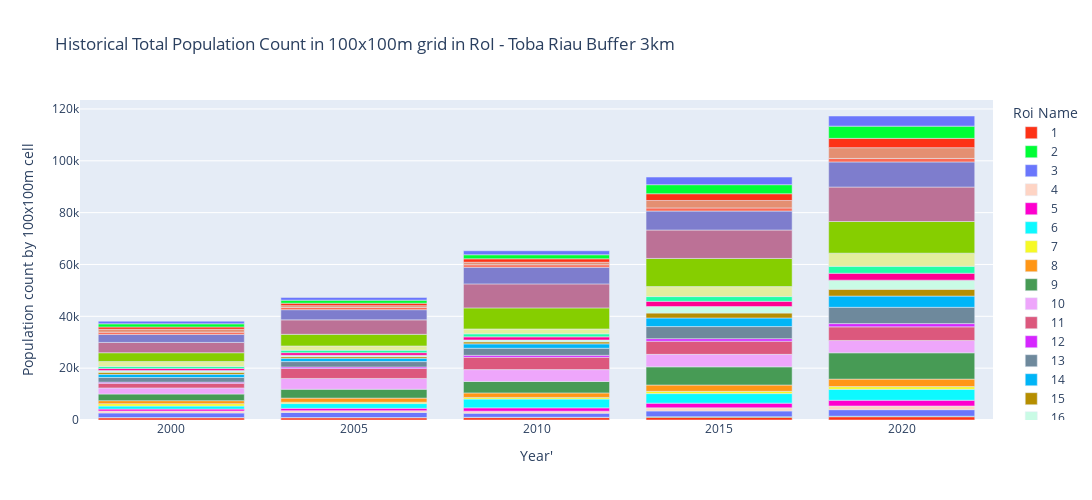

Notebook code for this chart:
### Code cell
# Subset by by buffer 3km
historical_popCount_buf3km_df = historical_popCount_df[historical_popCount_df['Region'] == 'Buffer 3Km']

# Bar Chart
fig_hist_pop00_20_buf3km = px.bar(historical_popCount_buf3km_df,
                                  x = historical_popCount_buf3km_df['Year'],
                                  y = historical_popCount_buf3km_df['sum'],
                                  color = roi_column_name,
                                  color_discrete_sequence=px.colors.qualitative.Light24,
                                  width=1400, height=500, 
                                  labels = {'Year': "Year'", "sum": "Population count by 100x100m cell"},
                                  title = "Historical Total Population Count in 100x100m grid in RoI - " + projectname + " Buffer 3km")

fig_hist_pop00_20_buf3km.update_layout(legend_title_text ='Roi Name')

### Figure 1 — Plotly figure (JSON) as saved in the notebook; plotly's stock layout.template omitted (floating-point values rounded to 4 significant figures)
{"data": [{"alignmentgroup": "True", "hovertemplate": "OBJECTID=1<br>Year'=%{x}<br>Population count by 100x100m cell=%{y}<extra></extra>", "legendgroup": "1", "marker": {"color": "#FD3216", "pattern": {"shape": ""}}, "name": "1", "offsetgroup": "1", "orientation": "v", "showlegend": true, "textposition": "auto", "type": "bar", "x": [2000, 2005, 2010, 2015, 2020], "xaxis": "x", "y": [851.8, 856.1, 928.3, 1107.0, 1256.0], "yaxis": "y"}, {"alignmentgroup": "True", "hovertemplate": "OBJECTID=2<br>Year'=%{x}<br>Population count by 100x100m cell=%{y}<extra></extra>", "legendgroup": "2", "marker": {"color": "#00FE35", "pattern": {"shape": ""}}, "name": "2", "offsetgroup": "2", "orientation": "v", "showlegend": true, "textposition": "auto", "type": "bar", "x": [2000, 2005, 2010, 2015, 2020], "xaxis": "x", "y": [113.7, 96.55, 116.5, 168.5, 198.7], "yaxis": "y"}, {"alignmentgroup": "True", "hovertemplate": "OBJECTID=3<br>Year'=%{x}<br>Population count by 100x100m cell=%{y}<extra></extra>", "legendgroup": "3", "marker": {"color": "#6A76FC", "pattern": {"shape": ""}}, "name": "3", "offsetgroup": "3", "orientation": "v", "showlegend": true, "textposition": "auto", "type": "bar", "x": [2000, 2005, 2010, 2015, 2020], "xaxis": "x", "y": [1748.0, 1937.0, 1598.0, 2217.0, 2535.0], "yaxis": "y"}, {"alignmentgroup": "True", "hovertemplate": "OBJECTID=4<br>Year'=%{x}<br>Population count by 100x100m cell=%{y}<extra></extra>", "legendgroup": "4", "marker": {"color": "#FED4C4", "pattern": {"shape": ""}}, "name": "4", "offsetgroup": "4", "orientation": "v", "showlegend": true, "textposition": "auto", "type": "bar", "x": [2000, 2005, 2010, 2015, 2020], "xaxis": "x", "y": [771.8, 724.8, 766.9, 1198.0, 1416.0], "yaxis": "y"}, {"alignmentgroup": "True", "hovertemplate": "OBJECTID=5<br>Year'=%{x}<br>Population count by 100x100m cell=%{y}<extra></extra>", "legendgroup": "5", "marker": {"color": "#FE00CE", "pattern": {"shape": ""}}, "name": "5", "offsetgroup": "5", "orientation": "v", "showlegend": true, "textposition": "auto", "type": "bar", "x": [2000, 2005, 2010, 2015, 2020], "xaxis": "x", "y": [710.7, 891.5, 1276.0, 1812.0, 2214.0], "yaxis": "y"}, {"alignmentgroup": "True", "hovertemplate": "OBJECTID=6<br>Year'=%{x}<br>Population count by 100x100m cell=%{y}<extra></extra>", "legendgroup": "6", "marker": {"color": "#0DF9FF", "pattern": {"shape": ""}}, "name": "6", "offsetgroup": "6", "orientation": "v", "showlegend": true, "textposition": "auto", "type": "bar", "x": [2000, 2005, 2010, 2015, 2020], "xaxis": "x", "y": [1185.0, 1832.0, 3400.0, 3680.0, 4227.0], "yaxis": "y"}, {"alignmentgroup": "True", "hovertemplate": "OBJECTID=7<br>Year'=%{x}<br>Population count by 100x100m cell=%{y}<extra></extra>", "legendgroup": "7", "marker": {"color": "#F6F926", "pattern": {"shape": ""}}, "name": "7", "offsetgroup": "7", "orientation": "v", "showlegend": true, "textposition": "auto", "type": "bar", "x": [2000, 2005, 2010, 2015, 2020], "xaxis": "x", "y": [922.4, 519.5, 624.0, 881.1, 1035.0], "yaxis": "y"}, {"alignmentgroup": "True", "hovertemplate": "OBJECTID=8<br>Year'=%{x}<br>Population count by 100x100m cell=%{y}<extra></extra>", "legendgroup": "8", "marker": {"color": "#FF9616", "pattern": {"shape": ""}}, "name": "8", "offsetgroup": "8", "orientation": "v", "showlegend": true, "textposition": "auto", "type": "bar", "x": [2000, 2005, 2010, 2015, 2020], "xaxis": "x", "y": [1160.0, 1591.0, 1740.0, 2428.0, 2893.0], "yaxis": "y"}, {"alignmentgroup": "True", "hovertemplate": "OBJECTID=9<br>Year'=%{x}<br>Population count by 100x100m cell=%{y}<extra></extra>", "legendgroup": "9", "marker": {"color": "#479B55", "pattern": {"shape": ""}}, "name": "9", "offsetgroup": "9", "orientation": "v", "showlegend": true, "textposition": "auto", "type": "bar", "x": [2000, 2005, 2010, 2015, 2020], "xaxis": "x", "y": [2554.0, 3416.0, 4398.0, 7022.0, 10150.0], "yaxis": "y"}, {"alignmentgroup": "True", "hovertemplate": "OBJECTID=10<br>Year'=%{x}<br>Population count by 100x100m cell=%{y}<extra></extra>", "legendgroup": "10", "marker": {"color": "#EEA6FB", "pattern": {"shape": ""}}, "name": "10", "offsetgroup": "10", "orientation": "v", "showlegend": true, "textposition": "auto", "type": "bar", "x": [2000, 2005, 2010, 2015, 2020], "xaxis": "x", "y": [2364.0, 4163.0, 4597.0, 4808.0, 4761.0], "yaxis": "y"}, {"alignmentgroup": "True", "hovertemplate": "OBJECTID=11<br>Year'=%{x}<br>Population count by 100x100m cell=%{y}<extra></extra>", "legendgroup": "11", "marker": {"color": "#DC587D", "pattern": {"shape": ""}}, "name": "11", "offsetgroup": "11", "orientation": "v", "showlegend": true, "textposition": "auto", "type": "bar", "x": [2000, 2005, 2010, 2015, 2020], "xaxis": "x", "y": [1752.0, 3867.0, 4735.0, 5079.0, 5252.0], "yaxis": "y"}, {"alignmentgroup": "True", "hovertemplate": "OBJECTID=12<br>Year'=%{x}<br>Population count by 100x100m cell=%{y}<extra></extra>", "legendgroup": "12", "marker": {"color": "#D626FF", "pattern": {"shape": ""}}, "name": "12", "offsetgroup": "12", "orientation": "v", "showlegend": true, "textposition": "auto", "type": "bar", "x": [2000, 2005, 2010, 2015, 2020], "xaxis": "x", "y": [466.1, 550.2, 778.1, 976.7, 1243.0], "yaxis": "y"}, {"alignmentgroup": "True", "hovertemplate": "OBJECTID=13<br>Year'=%{x}<br>Population count by 100x100m cell=%{y}<extra></extra>", "legendgroup": "13", "marker": {"color": "#6E899C", "pattern": {"shape": ""}}, "name": "13", "offsetgroup": "13", "orientation": "v", "showlegend": true, "textposition": "auto", "type": "bar", "x": [2000, 2005, 2010, 2015, 2020], "xaxis": "x", "y": [1795.0, 2095.0, 2722.0, 4668.0, 6294.0], "yaxis": "y"}, {"alignmentgroup": "True", "hovertemplate": "OBJECTID=14<br>Year'=%{x}<br>Population count by 100x100m cell=%{y}<extra></extra>", "legendgroup": "14", "marker": {"color": "#00B5F7", "pattern": {"shape": ""}}, "name": "14", "offsetgroup": "14", "orientation": "v", "showlegend": true, "textposition": "auto", "type": "bar", "x": [2000, 2005, 2010, 2015, 2020], "xaxis": "x", "y": [1223.0, 1281.0, 1691.0, 3313.0, 4337.0], "yaxis": "y"}, {"alignmentgroup": "True", "hovertemplate": "OBJECTID=15<br>Year'=%{x}<br>Population count by 100x100m cell=%{y}<extra></extra>", "legendgroup": "15", "marker": {"color": "#B68E00", "pattern": {"shape": ""}}, "name": "15", "offsetgroup": "15", "orientation": "v", "showlegend": true, "textposition": "auto", "type": "bar", "x": [2000, 2005, 2010, 2015, 2020], "xaxis": "x", "y": [771.7, 623.6, 784.0, 1898.0, 2610.0], "yaxis": "y"}, {"alignmentgroup": "True", "hovertemplate": "OBJECTID=16<br>Year'=%{x}<br>Population count by 100x100m cell=%{y}<extra></extra>", "legendgroup": "16", "marker": {"color": "#C9FBE5", "pattern": {"shape": ""}}, "name": "16", "offsetgroup": "16", "orientation": "v", "showlegend": true, "textposition": "auto", "type": "bar", "x": [2000, 2005, 2010, 2015, 2020], "xaxis": "x", "y": [725.6, 539.3, 726.9, 2530.0, 3539.0], "yaxis": "y"}, {"alignmentgroup": "True", "hovertemplate": "OBJECTID=17<br>Year'=%{x}<br>Population count by 100x100m cell=%{y}<extra></extra>", "legendgroup": "17", "marker": {"color": "#FF0092", "pattern": {"shape": ""}}, "name": "17", "offsetgroup": "17", "orientation": "v", "showlegend": true, "textposition": "auto", "type": "bar", "x": [2000, 2005, 2010, 2015, 2020], "xaxis": "x", "y": [796.7, 986.5, 1190.0, 2006.0, 2653.0], "yaxis": "y"}, {"alignmentgroup": "True", "hovertemplate": "OBJECTID=18<br>Year'=%{x}<br>Population count by 100x100m cell=%{y}<extra></extra>", "legendgroup": "18", "marker": {"color": "#22FFA7", "pattern": {"shape": ""}}, "name": "18", "offsetgroup": "18", "orientation": "v", "showlegend": true, "textposition": "auto", "type": "bar", "x": [2000, 2005, 2010, 2015, 2020], "xaxis": "x", "y": [738.6, 954.6, 1170.0, 1825.0, 2683.0], "yaxis": "y"}, {"alignmentgroup": "True", "hovertemplate": "OBJECTID=19<br>Year'=%{x}<br>Population count by 100x100m cell=%{y}<extra></extra>", "legendgroup": "19", "marker": {"color": "#E3EE9E", "pattern": {"shape": ""}}, "name": "19", "offsetgroup": "19", "orientation": "v", "showlegend": true, "textposition": "auto", "type": "bar", "x": [2000, 2005, 2010, 2015, 2020], "xaxis": "x", "y": [1925.0, 1641.0, 1893.0, 3849.0, 5066.0], "yaxis": "y"}, {"alignmentgroup": "True", "hovertemplate": "OBJECTID=20<br>Year'=%{x}<br>Population count by 100x100m cell=%{y}<extra></extra>", "legendgroup": "20", "marker": {"color": "#86CE00", "pattern": {"shape": ""}}, "name": "20", "offsetgroup": "20", "orientation": "v", "showlegend": true, "textposition": "auto", "type": "bar", "x": [2000, 2005, 2010, 2015, 2020], "xaxis": "x", "y": [3379.0, 4480.0, 8111.0, 10860.0, 12210.0], "yaxis": "y"}, {"alignmentgroup": "True", "hovertemplate": "OBJECTID=21<br>Year'=%{x}<br>Population count by 100x100m cell=%{y}<extra></extra>", "legendgroup": "21", "marker": {"color": "#BC7196", "pattern": {"shape": ""}}, "name": "21", "offsetgroup": "21", "orientation": "v", "showlegend": true, "textposition": "auto", "type": "bar", "x": [2000, 2005, 2010, 2015, 2020], "xaxis": "x", "y": [3967.0, 5585.0, 9261.0, 10960.0, 13290.0], "yaxis": "y"}, {"alignmentgroup": "True", "hovertemplate": "OBJECTID=22<br>Year'=%{x}<br>Population count by 100x100m cell=%{y}<extra></extra>", "legendgroup": "22", "marker": {"color": "#7E7DCD", "pattern": {"shape": ""}}, "name": "22", "offsetgroup": "22", "orientation": "v", "showlegend": true, "textposition": "auto", "type": "bar", "x": [2000, 2005, 2010, 2015, 2020], "xaxis": "x", "y": [3103.0, 3925.0, 6423.0, 7324.0, 9693.0], "yaxis": "y"}, {"alignmentgroup": "True", "hovertemplate": "OBJECTID=23<br>Year'=%{x}<br>Population count by 100x100m cell=%{y}<extra></extra>", "legendgroup": "23", "marker": {"color": "#FC6955", "pattern": {"shape": ""}}, "name": "23", "offsetgroup": "23", "orientation": "v", "showlegend": true, "textposition": "auto", "type": "bar", "x": [2000, 2005, 2010, 2015, 2020], "xaxis": "x", "y": [868.6, 865.1, 966.9, 1202.0, 1343.0], "yaxis": "y"}, {"alignmentgroup": "True", "hovertemplate": "OBJECTID=24<br>Year'=%{x}<br>Population count by 100x100m cell=%{y}<extra></extra>", "legendgroup": "24", "marker": {"color": "#E48F72", "pattern": {"shape": ""}}, "name": "24", "offsetgroup": "24", "orientation": "v", "showlegend": true, "textposition": "auto", "type": "bar", "x": [2000, 2005, 2010, 2015, 2020], "xaxis": "x", "y": [1100.0, 689.4, 976.4, 2879.0, 4154.0], "yaxis": "y"}, {"alignmentgroup": "True", "hovertemplate": "OBJECTID=25<br>Year'=%{x}<br>Population count by 100x100m cell=%{y}<extra></extra>", "legendgroup": "25", "marker": {"color": "#FD3216", "pattern": {"shape": ""}}, "name": "25", "offsetgroup": "25", "orientation": "v", "showlegend": true, "textposition": "auto", "type": "bar", "x": [2000, 2005, 2010, 2015, 2020], "xaxis": "x", "y": [893.7, 946.6, 1317.0, 2604.0, 3591.0], "yaxis": "y"}, {"alignmentgroup": "True", "hovertemplate": "OBJECTID=26<br>Year'=%{x}<br>Population count by 100x100m cell=%{y}<extra></extra>", "legendgroup": "26", "marker": {"color": "#00FE35", "pattern": {"shape": ""}}, "name": "26", "offsetgroup": "26", "orientation": "v", "showlegend": true, "textposition": "auto", "type": "bar", "x": [2000, 2005, 2010, 2015, 2020], "xaxis": "x", "y": [1226.0, 1173.0, 1563.0, 3478.0, 4723.0], "yaxis": "y"}, {"alignmentgroup": "True", "hovertemplate": "OBJECTID=27<br>Year'=%{x}<br>Population count by 100x100m cell=%{y}<extra></extra>", "legendgroup": "27", "marker": {"color": "#6A76FC", "pattern": {"shape": ""}}, "name": "27", "offsetgroup": "27", "orientation": "v", "showlegend": true, "textposition": "auto", "type": "bar", "x": [2000, 2005, 2010, 2015, 2020], "xaxis": "x", "y": [1016.0, 1059.0, 1547.0, 2945.0, 3908.0], "yaxis": "y"}], "layout": {"barmode": "relative", "height": 500, "legend": {"title": {"text": "Roi Name"}, "tracegroupgap": 0}, "title": {"text": "Historical Total Population Count in 100x100m grid in RoI - Toba Riau Buffer 3km"}, "width": 1400, "xaxis": {"anchor": "y", "autorange": true, "domain": [0, 1], "range": [1998.0, 2022.0], "title": {"text": "Year'"}, "type": "linear"}, "yaxis": {"anchor": "x", "autorange": true, "domain": [0, 1], "range": [0, 123500.0], "title": {"text": "Population count by 100x100m cell"}, "type": "linear"}}}
